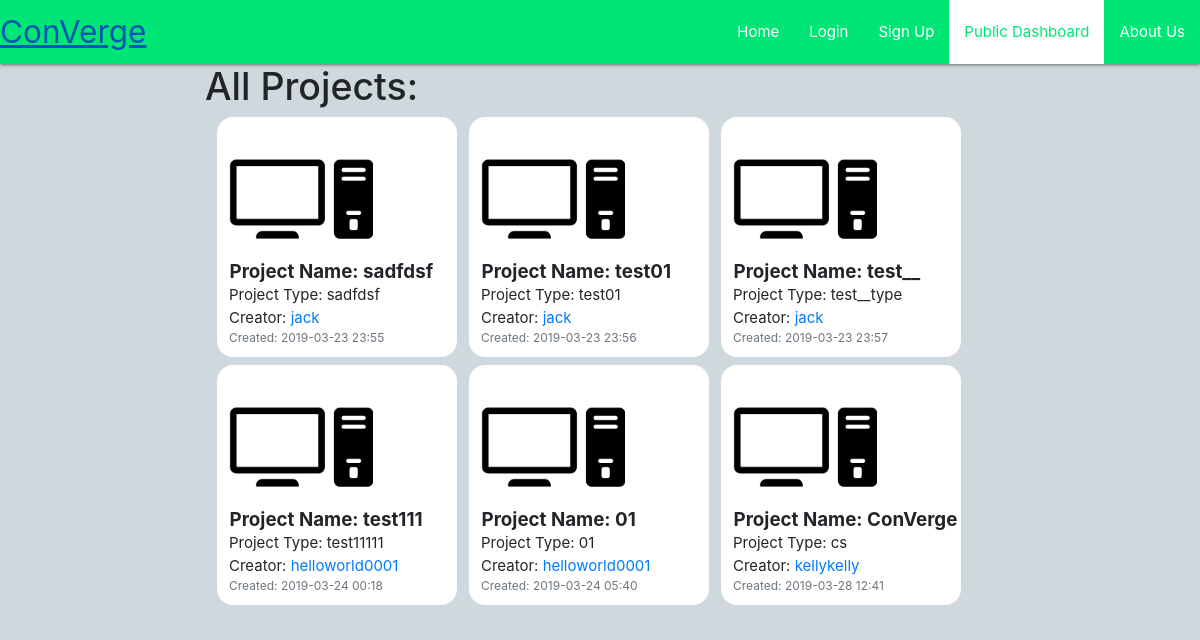
Page /publicDashboard/ on the committed database.
### users/models.py (models this page shows, shortened)
class Project(models.Model):
      dateTime = models.CharField(max_length=100)
      creator = models.ForeignKey(Profile, on_delete=models.CASCADE)
      projectName = models.CharField(max_length=100)
      projectType = models.CharField(max_length=100)
      projectPicture = models.ImageField(default='pics/defaultProject.png',upload_to='pics/')

class Profile(models.Model):
    user = models.OneToOneField(User, on_delete=models.CASCADE) #pics is the directory in the MEDIA directory to be saved
    image = models.ImageField(default='pics/default.png',upload_to='pics/') #needs pillow to be installed

### users/views.py (the view)
# urls.py: path('publicDashboard/',user_views.dashboard,name="dash"),
def dashboard(request):
    projects = Project.objects.all() #from db
    return render(request,'users/dashboard.html',{'proj':projects})

### users/templates/users/dashboard.html (shortened to what this page needs)
{% extends "main/header.html" %}
{% block content%}
<div class="row" id="main1">
  <div class="col-2"></div>
  <div class="col-9">
    <div>
      <h1>All Projects: </h1>
      {% for x in proj %}
      <div class="media1">
        <img class="account-img" src="{{x.projectPicture.url}}">
        <div>
          <h5><strong>Project Name: {{x.projectName}}</strong></h5>
          <p>Project Type: {{x.projectType}}</p>
          <p>Creator: <a href="/allUsers?name1={{x.creator.user}}"> {{x.creator.user}} </a></p>
          <p class="text-muted small">Created: {{x.dateTime}}</p>
        </div>
      </div>
      {% endfor %}
    </div>
  </div>
</div>
{% endblock%}

### users/templates/users/dashboard.html (style rules this page uses)
.account-img { height: 18vh; }
.media1 { float: left; background-color:white; width: 20vw; height: 20vw; border-radius: 2vh; margin-left: 1vw; margin-bottom: 1vh; padding-left:1vw; }
p { margin: 0px; }
h5 { margin: .5px; }

### rows in the picture
Project: projectPicture (placeholder picture), projectName "sadfdsf", projectType "sadfdsf", creator.user "jack", dateTime "2019-03-23 23:55"
Project: projectPicture (placeholder picture), projectName "test01", projectType "test01", creator.user "jack", dateTime "2019-03-23 23:56"
Project: projectPicture (placeholder picture), projectName "test__", projectType "test__type", creator.user "jack", dateTime "2019-03-23 23:57"
Project: projectPicture (placeholder picture), projectName "test111", projectType "test11111", creator.user "helloworld0001", dateTime "2019-03-24 00:18"
Project: projectPicture (placeholder picture), projectName "01", projectType "01", creator.user "helloworld0001", dateTime "2019-03-24 05:40"
Project: projectPicture (placeholder picture), projectName "ConVerge", projectType "cs", creator.user "kellykelly", dateTime "2019-03-28 12:41"
